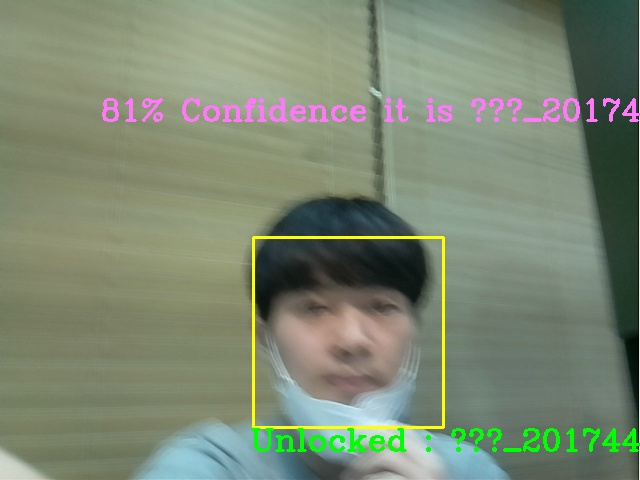
#> input picture Save/박재현_201744079|2021-12-09 17:54.jpg, 640 x 480 px, given in place of the camera
$ python -i FaceRegister.py   (imports and definitions only)
#> lines starting #> are read from the running program, lines starting #| are printed output that depends on the picture; after the words box and inside, x2 and y2 are one past the last pixel; in counts of white or black regions, pixels touching at a corner belong together
import cv2
import numpy as np
import requests
import json
from os import makedirs
from os.path import isdir

# 얼굴을 저장할 디렉토리
face_dirs = 'faces/'
# haarcascade 학습모듈 로드
face_classifier = cv2.CascadeClassifier('/home/pi/pj/haarcascades/haarcascade_frontalface_default.xml')

# 얼굴 검출 함수
def face_extractor(img):
    # 사진을 회색으로 변환 (연산량을 줄일 수 있음)
    gray = cv2.cvtColor(img,cv2.COLOR_BGR2GRAY)
    faces = face_classifier.detectMultiScale(gray,1.3,5)
    # 얼굴이 없으면 넘어감
    if faces is():
        return None
    # 얼굴이 있으면 얼굴 부위만 이미지로 만들고
    for(x,y,w,h) in faces:
        cropped_face = img[y:y+h, x:x+w]
    # 자른 이미지를 반환
    return cropped_face

# 사진 촬영 함수
def take_pictures(name):
    # 해당 이름의 폴더가 없다면 생성
#> called with name = 'Save/박재현_201744079|2021-12-09 17:54.jpg'
    if not isdir(face_dirs+name):
        makedirs(face_dirs+name)

    # 카메라 ON
    cap = cv2.VideoCapture(0)
    count = 0

    while True:
        # 카메라로 부터 사진 한장 읽어 오기
        ret, frame = cap.read()
#> frame is the input picture: shape (480, 640, 3); mean B, G, R 114.7, 136.1, 124.4
        # 사진에서 얼굴 검출 , 얼굴이 검출되었다면
        if face_extractor(frame) is not None:
#> in face_extractor, `gray = cv2.cvtColor(img,cv2.COLOR_BGR2GRAY)`:
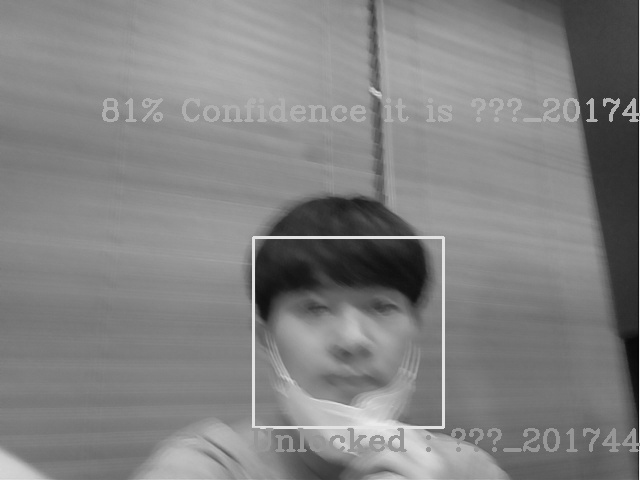
#> gray: shape (480, 640); min 5, max 238, mean 130.1
#> in face_extractor, `faces = face_classifier.detectMultiScale(gray,1.3,5)`: faces = [[250, 230, 198, 198]]
#> the loop in face_extractor, `for(x,y,w,h) in faces:` made 1 pass
#> pass 1, in face_extractor, `cropped_face = img[y:y+h, x:x+w]`:
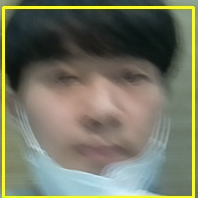
#> cropped_face: shape (198, 198, 3); mean B, G, R 98.3, 117.7, 115.4
            count+=1
#> count = 1
            # 촬영한 사진을 200 x 200 사이즈로 조정
            face = cv2.resize(face_extractor(frame),(200,200))
#> the loop in face_extractor (call 2), `for(x,y,w,h) in faces:` made 1 pass
            # 흑백으로 바꿈
            face = cv2.cvtColor(face, cv2.COLOR_BGR2GRAY)
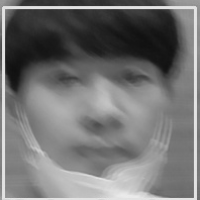
#> face: shape (200, 200); min 16, max 235, mean 114.7
            # 200x200 흑백 사진을 faces/얼굴 이름/userxx.jpg 로 저장
            file_name_path = face_dirs + name + '/' + str(count) +'.jpg'
            cv2.imwrite(file_name_path,face)
            # 촬영된 사진이 몇번째 사진인지 창 안에 표시
            cv2.putText(face,str(count),(50,50),cv2.FONT_HERSHEY_COMPLEX,1,(0,255,0),2)
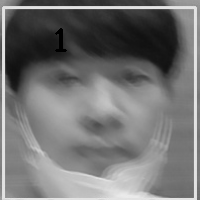
#> face: shape (200, 200); 0.31% of pixels changed, all inside (x1, y1, x2, y2) = (55, 28, 67, 52)
            cv2.imshow('Detected Face',face)
        else:
            print("Face not Found")
            pass

        # 얼굴 사진 30장을 촬영했거나 enter키 누르면 종료
        if cv2.waitKey(1)==13 or count==30:
#> (key Esc is pressed here)
            break

    # 촬영 종료
    cap.release()
    # 창 닫음
    cv2.destroyAllWindows()
    print('학습 샘플이미지 추출 완료')

# [21 lines not run here, left out]

>>> result = take_pictures('Save/박재현_201744079|2021-12-09 17:54.jpg')
